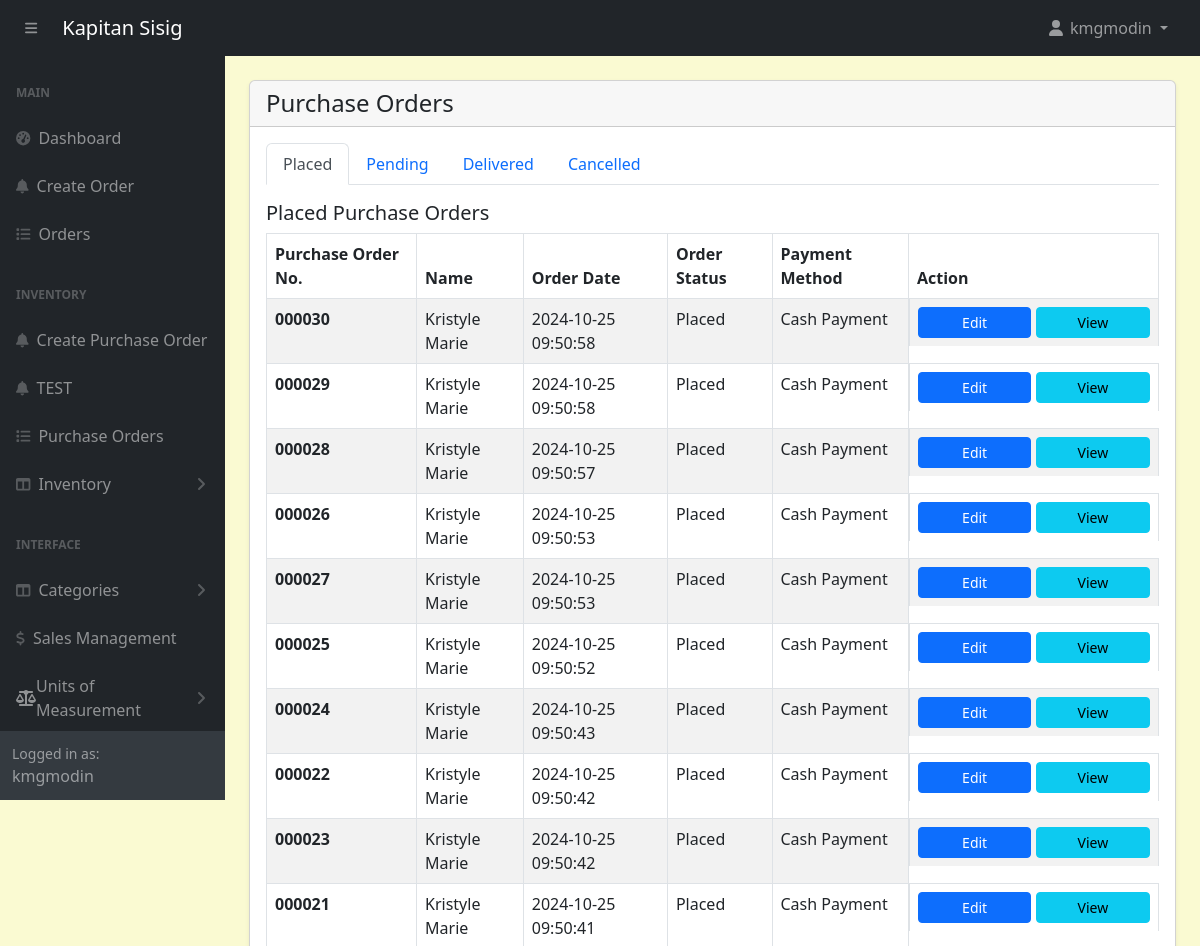
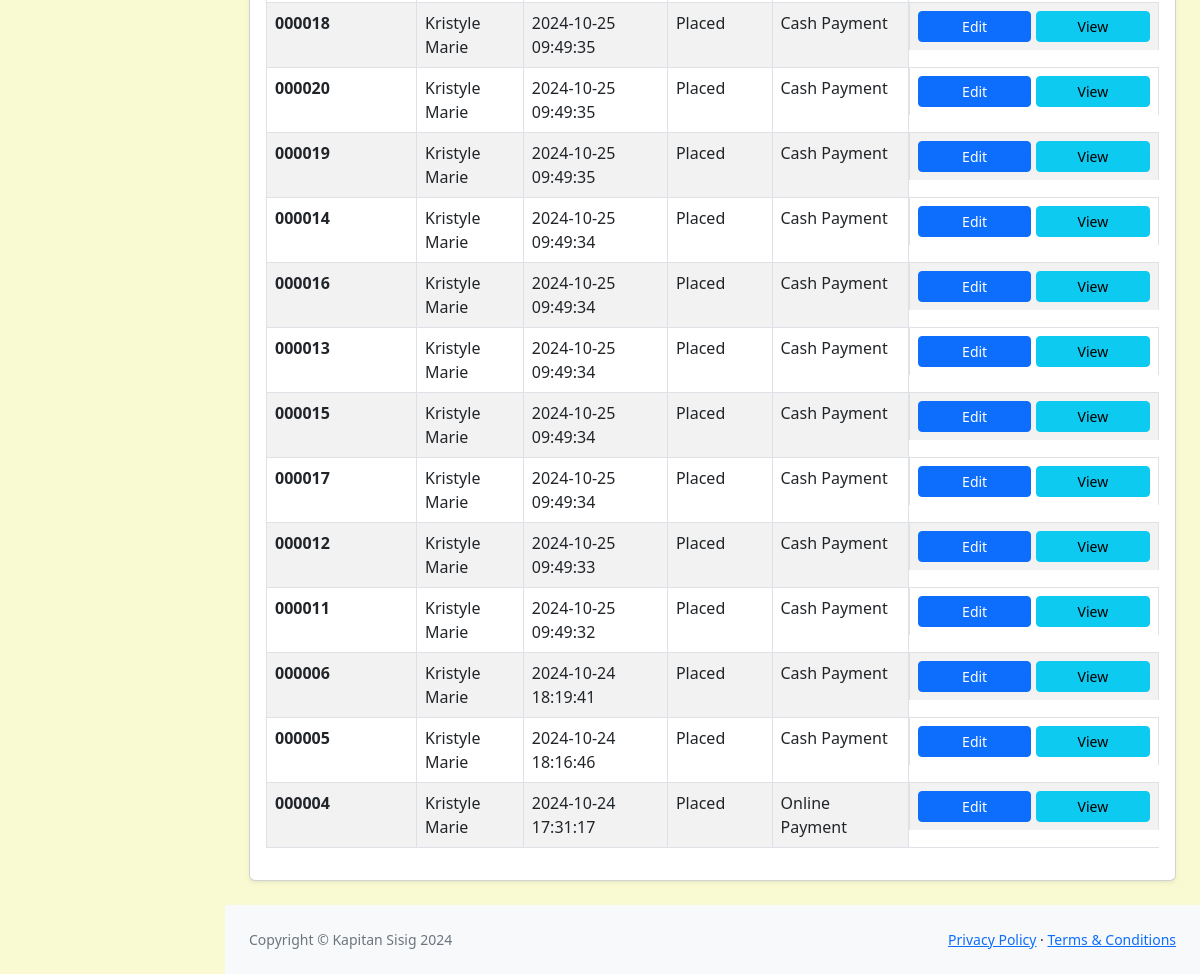
The app's page /POS-System-KapitanSisig/admin/purchase-orders.php (signed in) with its own data (2 pictures, top to bottom).
### tables this page shows
CREATE TABLE `purchaseorders` (
  `id` int(11) NOT NULL,
  `customer_id` int(11) NOT NULL,
  `tracking_no` varchar(100) NOT NULL,
  `invoice_no` varchar(100) NOT NULL,
  `total_amount` varchar(100) NOT NULL,
  `order_date` datetime NOT NULL,
  `order_status` enum('Placed','Pending','Delivered','Cancelled') NOT NULL,
  `ingPayment_mode` varchar(100) NOT NULL,
  `order_placed_by_id` varchar(100) NOT NULL,
  `supplierName` varchar(100) NOT NULL
);

### POS-System-KapitanSisig/admin/purchase-orders.php (the view, shortened to what this page needs)
<?php include('includes/header.php'); ?>
<div class="container-fluid px-4 pb-4">
    <div class="card mt-4 shadow-sm">
        <div class="card-header">
            <h4 class="mb-0">Purchase Orders</h4>
        </div>
        <div class="card-body">
        <?php
            $query = "SELECT po.*, a.* FROM purchaseOrders po, admins a WHERE a.id = po.customer_id ORDER BY po.order_date DESC";
            $purchaseOrders = mysqli_query($conn, $query);
            if($purchaseOrders){
                if(mysqli_num_rows($purchaseOrders) > 0){
                    $placedPurchaseOrders = [];
                    $pendingPurchaseOrders = [];
                    $deliveredPurchaseOrders = [];
                    $cancelledPurchaseOrders = [];
                    foreach($purchaseOrders as $orderItem) {
                        switch ($orderItem['order_status']) {
                            case 'Placed':
                                $placedPurchaseOrders[] = $orderItem;
                                break;
                            case 'Pending':
                                $pendingPurchaseOrders[] = $orderItem;
                                break;
                            case 'Delivered':
                                $deliveredPurchaseOrders[] = $orderItem;
                                break;
                            case 'Cancelled':
                                $cancelledPurchaseOrders[] = $orderItem;
                                break;
                        }
                    }
                    ?>
                     <ul class="nav nav-tabs" id="purchaseOrderTabs" role="tablist">
                        <li class="nav-item" role="presentation">
                            <a class="nav-link active" id="placed-purchase-orders-tab" data-bs-toggle="tab" href="#placedPurchaseOrders" role="tab" aria-controls="placedPurchaseOrders" aria-selected="true">Placed</a>
                        </li>
                        <li class="nav-item" role="presentation">
                            <a class="nav-link" id="pending-purchase-orders-tab" data-bs-toggle="tab" href="#pendingPurchaseOrders" role="tab" aria-controls="pendingPurchaseOrders" aria-selected="false">Pending</a>
                        </li>
                        <li class="nav-item" role="presentation">
                            <a class="nav-link" id="delivered-purchase-orders-tab" data-bs-toggle="tab" href="#deliveredPurchaseOrders" role="tab" aria-controls="deliveredPurchaseOrders" aria-selected="false">Delivered</a>
                        </li>
                        <li class="nav-item" role="presentation">
                            <a class="nav-link" id="cancelled-purchase-orders-tab" data-bs-toggle="tab" href="#cancelledPurchaseOrders" role="tab" aria-controls="cancelledPurchaseOrders" aria-selected="false">Cancelled</a>
                        </li>
                    </ul>
                    <div class="tab-content" id="purchaseOrderTabsContent">
                        <div class="tab-pane mt-3 fade show active" id="placedPurchaseOrders" role="tabpanel" aria-labelledby="placed-purchase-orders-tab">
                            <h5>Placed Purchase Orders</h5>
                            <table class="table table-striped table-bordered align-items-center justify-content-center">
                                <thead>
                                    <tr>
                                        <th>Purchase Order No.</th>
                                        <th>Name</th>
                                        <th>Order Date</th>
                                        <th>Order Status</th>
                                        <th>Payment Method</th>
                                        <th style="width: 250px;">Action</th>
                                    </tr>
                                </thead>
                                <tbody>
                                    <?php foreach($placedPurchaseOrders as $ingredientItem): ?>
                                        <tr>
                                            <td class="fw-bold"><?= $ingredientItem['tracking_no']; ?></td>
                                            <td><?= $ingredientItem['firstname']; ?></td>
                                            <td><?= $ingredientItem['order_date']; ?></td>
                                            <td><?= $ingredientItem['order_status']; ?></td>
                                            <td><?= $ingredientItem['ingPayment_mode']; ?></td>
                                            <td style="display: flex; justify-content: space-evenly; gap: 5px;">
                                                <a href="purchase-order-edit.php?track=<?= $ingredientItem['tracking_no']; ?>" class="btn btn-primary btn-sm w-100">Edit</a>
                                                <a href="purchase-orders-view.php?track=<?= $ingredientItem['tracking_no']; ?>" class="btn btn-info mb-0 px-2 btn-sm w-100">View</a>
                                            </td>
                                        </tr>
                                    <?php endforeach; ?>
                                </tbody>
                            </table>
                        </div>
                    </div>
                    <?php
                } else {
                    echo "<h5>No Record Available</h5>";
                }
            } else {
                echo "<h5>Something went wrong</h5>";
            }
        ?>
        </div>
    </div>
</div>
<?php include('includes/footer.php'); ?>

### POS-System-KapitanSisig/admin/assets/css/custom.css (style rules this page uses)
body { margin: 0; font-family: system-ui, -apple-system, "Segoe UI", Roboto, "Helvetica Neue", "Noto Sans", "Liberation Sans", Arial, sans-serif; font-size: 1rem; font-weight: 400; line-height: 1.5; color: #212529; text-align: left; background-color: #FAFAD2; -webkit-text-size-adjust: 100%; -webkit-tap-highlight-color: rgba(0, 0, 0, 0); }

### records on screen
purchaseorders: tracking_no "000030", admins.firstname "Kristyle Marie", order_date "2024-10-25 09:50:58", order_status "Placed", ingPayment_mode "Cash Payment"
purchaseorders: tracking_no "000029", admins.firstname "Kristyle Marie", order_date "2024-10-25 09:50:58", order_status "Placed", ingPayment_mode "Cash Payment"
purchaseorders: tracking_no "000028", admins.firstname "Kristyle Marie", order_date "2024-10-25 09:50:57", order_status "Placed", ingPayment_mode "Cash Payment"
purchaseorders: tracking_no "000026", admins.firstname "Kristyle Marie", order_date "2024-10-25 09:50:53", order_status "Placed", ingPayment_mode "Cash Payment"
purchaseorders: tracking_no "000027", admins.firstname "Kristyle Marie", order_date "2024-10-25 09:50:53", order_status "Placed", ingPayment_mode "Cash Payment"
purchaseorders: tracking_no "000025", admins.firstname "Kristyle Marie", order_date "2024-10-25 09:50:52", order_status "Placed", ingPayment_mode "Cash Payment"
purchaseorders: tracking_no "000024", admins.firstname "Kristyle Marie", order_date "2024-10-25 09:50:43", order_status "Placed", ingPayment_mode "Cash Payment"
purchaseorders: tracking_no "000022", admins.firstname "Kristyle Marie", order_date "2024-10-25 09:50:42", order_status "Placed", ingPayment_mode "Cash Payment"
purchaseorders: tracking_no "000023", admins.firstname "Kristyle Marie", order_date "2024-10-25 09:50:42", order_status "Placed", ingPayment_mode "Cash Payment"
purchaseorders: tracking_no "000021", admins.firstname "Kristyle Marie", order_date "2024-10-25 09:50:41", order_status "Placed", ingPayment_mode "Cash Payment"
purchaseorders: tracking_no "000018", admins.firstname "Kristyle Marie", order_date "2024-10-25 09:49:35", order_status "Placed", ingPayment_mode "Cash Payment"
purchaseorders: tracking_no "000020", admins.firstname "Kristyle Marie", order_date "2024-10-25 09:49:35", order_status "Placed", ingPayment_mode "Cash Payment"
purchaseorders: tracking_no "000019", admins.firstname "Kristyle Marie", order_date "2024-10-25 09:49:35", order_status "Placed", ingPayment_mode "Cash Payment"
purchaseorders: tracking_no "000014", admins.firstname "Kristyle Marie", order_date "2024-10-25 09:49:34", order_status "Placed", ingPayment_mode "Cash Payment"
purchaseorders: tracking_no "000016", admins.firstname "Kristyle Marie", order_date "2024-10-25 09:49:34", order_status "Placed", ingPayment_mode "Cash Payment"
purchaseorders: tracking_no "000013", admins.firstname "Kristyle Marie", order_date "2024-10-25 09:49:34", order_status "Placed", ingPayment_mode "Cash Payment"
purchaseorders: tracking_no "000015", admins.firstname "Kristyle Marie", order_date "2024-10-25 09:49:34", order_status "Placed", ingPayment_mode "Cash Payment"
purchaseorders: tracking_no "000017", admins.firstname "Kristyle Marie", order_date "2024-10-25 09:49:34", order_status "Placed", ingPayment_mode "Cash Payment"
purchaseorders: tracking_no "000012", admins.firstname "Kristyle Marie", order_date "2024-10-25 09:49:33", order_status "Placed", ingPayment_mode "Cash Payment"
purchaseorders: tracking_no "000011", admins.firstname "Kristyle Marie", order_date "2024-10-25 09:49:32", order_status "Placed", ingPayment_mode "Cash Payment"
purchaseorders: tracking_no "000006", admins.firstname "Kristyle Marie", order_date "2024-10-24 18:19:41", order_status "Placed", ingPayment_mode "Cash Payment"
purchaseorders: tracking_no "000005", admins.firstname "Kristyle Marie", order_date "2024-10-24 18:16:46", order_status "Placed", ingPayment_mode "Cash Payment"
purchaseorders: tracking_no "000004", admins.firstname "Kristyle Marie", order_date "2024-10-24 17:31:17", order_status "Placed", ingPayment_mode "Online Payment"

### other values on screen
$_SESSION['loggedInUser']['username'] "kmgmodin"
